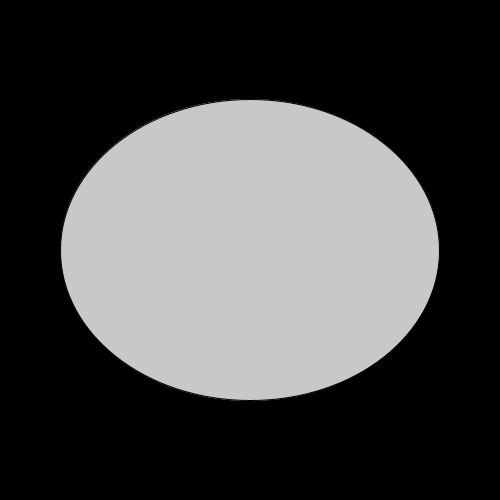
Frame 1 (no input)
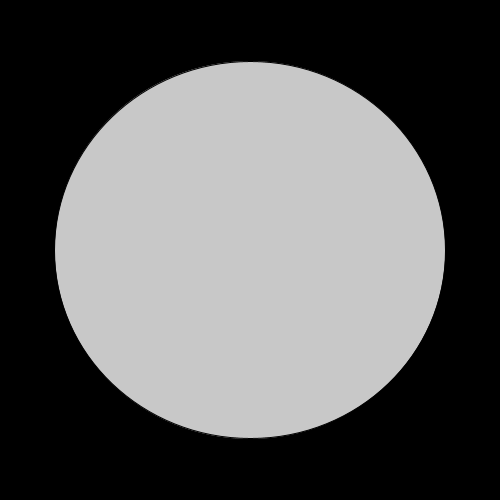
Frame 60 (the mouse pressed at the canvas centre just before this capture)
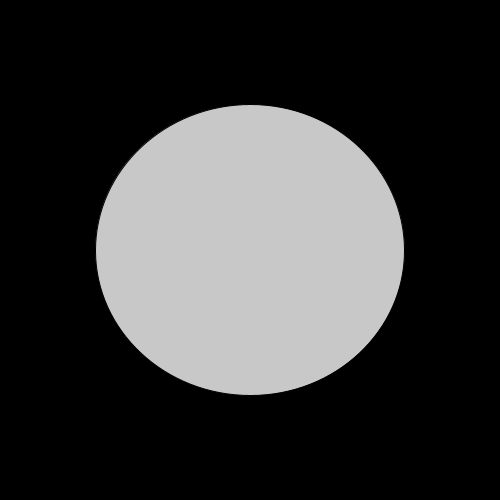
Frame 120 (the mouse held since frame 60 and released just before this capture)

The Processing sketch that drew these frames (run headless with seeded random() and noise(); from frame 60 on, the mouse is pressed at the canvas centre):

// Processing sketch: random_ellipse
// ── random_ellipse.pde
/**
* Random ellipse height & width
*/

void setup(){
  size(500,500);
  smooth();
}
void draw(){
  background(0);
  float noiseWidth = width/2 + 200 * random(1);
  float noiseHeight = height/2 + 200 * random(1);
  
  fill(200);
  ellipse(width/2,height/2, noiseWidth,noiseHeight);
}
